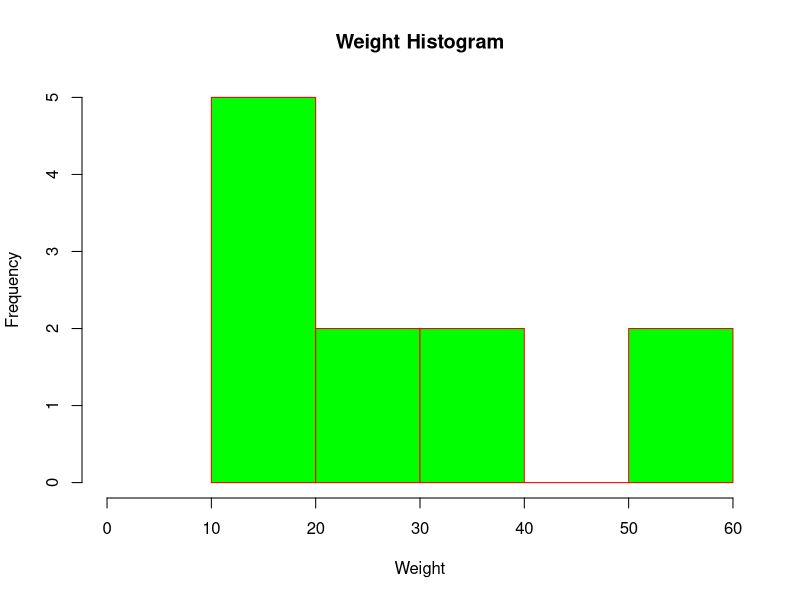

Here is the R script that generated this plot:
# ============================================================
# Program 4: Histogram - Weight Distribution
# ============================================================
# Description: Creates a histogram with custom x/y axis limits
#              and break points using a sample weight dataset.
# Output: histogram_chart_lim.png
# ============================================================

v <- c(12, 24, 16, 38, 21, 13, 55, 17, 39, 10, 60)

png(file = "outputs/histogram_chart_lim.png")
hist(v,
     xlab = "Weight",
     ylab = "Frequency",
     col = "green",
     border = "red",
     xlim = c(0, 60),
     ylim = c(0, 5),
     breaks = 5,
     main = "Weight Histogram")
dev.off()

cat("Histogram saved to outputs/histogram_chart_lim.png\n")
